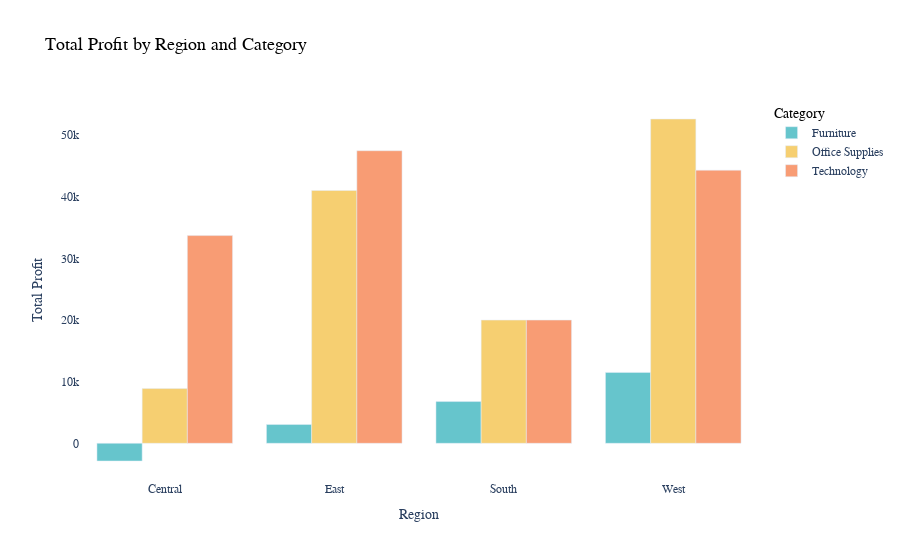

Notebook code cell kept with this figure:
### Code cell
sales_by_Region = data.groupby(['Category', 'Region'])['Profit'].sum().reset_index()


fig = px.bar(sales_by_Region,
             x='Region',
             y='Profit',
             color='Category',
             barmode='group',  
             color_discrete_sequence=px.colors.qualitative.Pastel,  
             labels={'Profit': 'Total Profit', 'Region': 'Region', 'Category': 'Category'},  
             title='Total Profit by Region and Category'  # Title
             )

# Customizing layout
fig.update_layout(
    xaxis_title='Region',  
    yaxis_title='Total Profit',  
    plot_bgcolor='rgba(0,0,0,0)',  
    font=dict(family='Arial', size=12),  
    title_font=dict(size=18, family='Arial', color='black'),  
    legend_title_font=dict(size=14, family='Arial', color='black'),
)    

# Showing the figure
fig.show()

### Figure 1 — Plotly figure (JSON) as saved in the notebook; plotly's stock layout.template omitted (floating-point values rounded to 4 significant figures)
{"data": [{"alignmentgroup": "True", "hovertemplate": "Category=Furniture<br>Region=%{x}<br>Total Profit=%{y}<extra></extra>", "legendgroup": "Furniture", "marker": {"color": "rgb(102, 197, 204)", "pattern": {"shape": ""}}, "name": "Furniture", "offsetgroup": "Furniture", "orientation": "v", "showlegend": true, "textposition": "auto", "type": "bar", "x": ["Central", "East", "South", "West"], "xaxis": "x", "y": [-2871.0, 3046.0, 6771.0, 11500.0], "yaxis": "y"}, {"alignmentgroup": "True", "hovertemplate": "Category=Office Supplies<br>Region=%{x}<br>Total Profit=%{y}<extra></extra>", "legendgroup": "Office Supplies", "marker": {"color": "rgb(246, 207, 113)", "pattern": {"shape": ""}}, "name": "Office Supplies", "offsetgroup": "Office Supplies", "orientation": "v", "showlegend": true, "textposition": "auto", "type": "bar", "x": ["Central", "East", "South", "West"], "xaxis": "x", "y": [8880.0, 41010.0, 19990.0, 52610.0], "yaxis": "y"}, {"alignmentgroup": "True", "hovertemplate": "Category=Technology<br>Region=%{x}<br>Total Profit=%{y}<extra></extra>", "legendgroup": "Technology", "marker": {"color": "rgb(248, 156, 116)", "pattern": {"shape": ""}}, "name": "Technology", "offsetgroup": "Technology", "orientation": "v", "showlegend": true, "textposition": "auto", "type": "bar", "x": ["Central", "East", "South", "West"], "xaxis": "x", "y": [33700.0, 47460.0, 19990.0, 44300.0], "yaxis": "y"}], "layout": {"barmode": "group", "font": {"family": "Arial", "size": 12}, "legend": {"title": {"font": {"color": "black", "family": "Arial", "size": 14}, "text": "Category"}, "tracegroupgap": 0}, "plot_bgcolor": "rgba(0,0,0,0)", "title": {"font": {"color": "black", "family": "Arial", "size": 18}, "text": "Total Profit by Region and Category"}, "xaxis": {"anchor": "y", "domain": [0, 1], "title": {"text": "Region"}}, "yaxis": {"anchor": "x", "domain": [0, 1], "title": {"text": "Total Profit"}}}}
